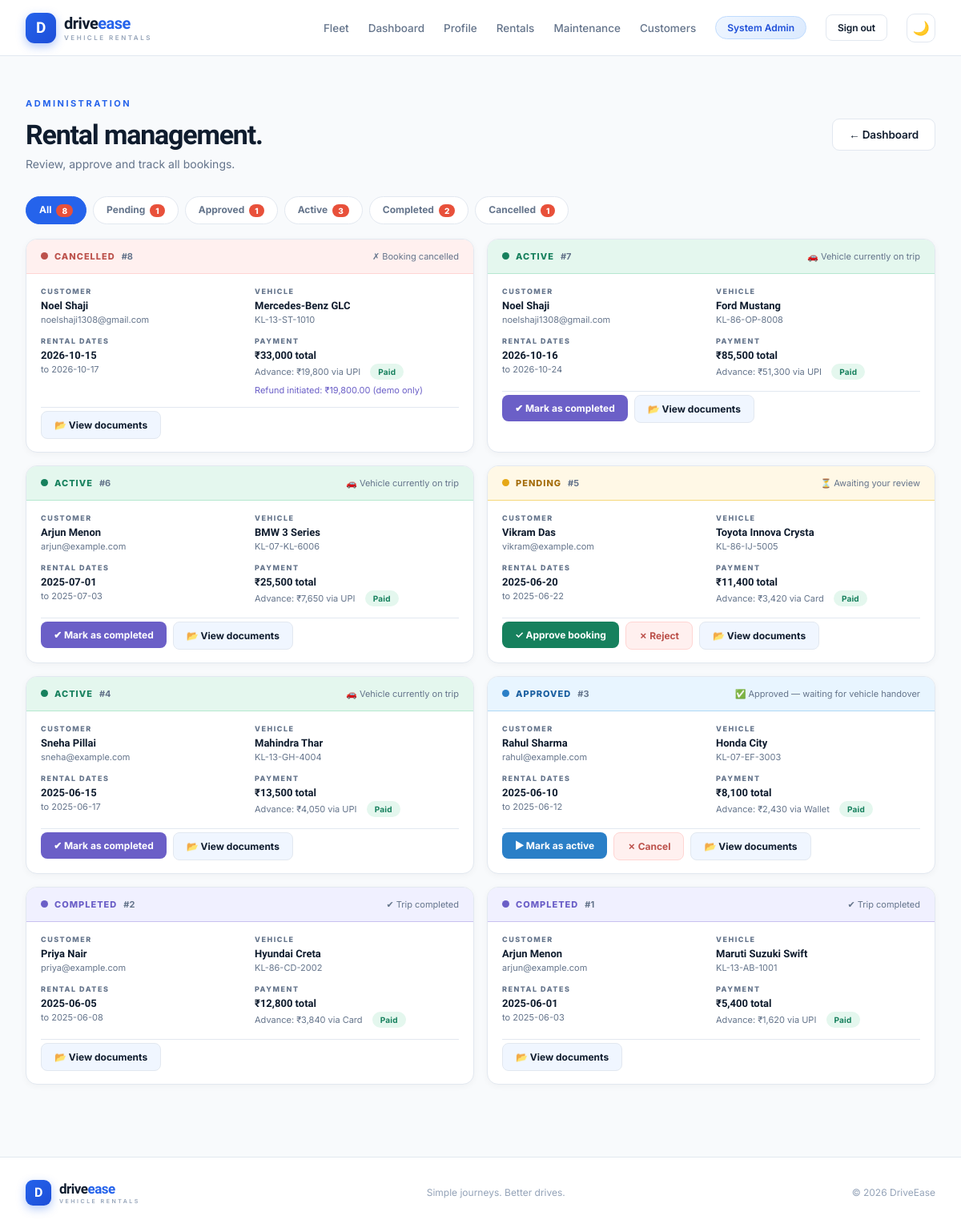
The page /admin/rentals (signed in) on the database its author committed.
### tables this page shows
CREATE TABLE rentals (
            rental_id INTEGER PRIMARY KEY AUTOINCREMENT,
            user_id INTEGER NOT NULL,
            veh_id INTEGER NOT NULL,
            start_date TEXT NOT NULL,
            end_date TEXT NOT NULL,
            total_amount REAL NOT NULL CHECK(total_amount > 0),
            advance_paid REAL NOT NULL DEFAULT 0,
            payment_method TEXT DEFAULT '',
            payment_status TEXT NOT NULL DEFAULT 'pending' CHECK(payment_status IN ('pending','paid','refunded')),
            status TEXT NOT NULL DEFAULT 'pending' CHECK(status IN ('pending','approved','active','completed','cancelled')),
            created_at TEXT DEFAULT CURRENT_TIMESTAMP, refund_status TEXT NOT NULL DEFAULT 'none' CHECK(refund_status IN ('none','initiated')),
            FOREIGN KEY(user_id) REFERENCES users(user_id),
            FOREIGN KEY(veh_id) REFERENCES vehicles(veh_id)
        );

CREATE TABLE users (
            user_id INTEGER PRIMARY KEY AUTOINCREMENT,
            full_name TEXT NOT NULL,
            email TEXT UNIQUE NOT NULL,
            password_hash TEXT NOT NULL,
            role TEXT NOT NULL CHECK(role IN ('admin','customer')),
            phone TEXT DEFAULT '',
            created_at TEXT DEFAULT CURRENT_TIMESTAMP
        );

CREATE TABLE vehicles (
            veh_id INTEGER PRIMARY KEY AUTOINCREMENT,
            reg_number TEXT UNIQUE NOT NULL,
            brand TEXT NOT NULL,
            model TEXT NOT NULL,
            category TEXT NOT NULL,
            rental_price REAL NOT NULL CHECK(rental_price > 0),
            fuel_type TEXT DEFAULT 'Petrol',
            transmission TEXT NOT NULL DEFAULT 'Manual' CHECK(transmission IN ('Manual','Automatic')),
            seats INTEGER DEFAULT 5 CHECK(seats > 0),
            avail_status TEXT NOT NULL DEFAULT 'available' CHECK(avail_status IN ('available','rented','maintenance')),
            image_url TEXT DEFAULT '',
            description TEXT DEFAULT ''
        );

### app.py (the view)
@app.route('/admin/rentals')
@login_required('admin')
def rentals_admin():
    with connect() as con:
        rows = con.execute('''SELECT r.*,u.full_name,u.email,v.brand,v.model,v.reg_number FROM rentals r JOIN users u ON r.user_id=u.user_id JOIN vehicles v ON r.veh_id=v.veh_id ORDER BY r.rental_id DESC''').fetchall()
    return render_template('rentals_admin.html', rentals=rows)

### app.py (called while the page is built)
def connect():
    con = sqlite3.connect(DB)
    con.row_factory = sqlite3.Row
    con.execute('PRAGMA foreign_keys = ON')
    return con

def login_required(role=None):
    def decorator(fn):
        @wraps(fn)
        def wrapped(*args, **kwargs):
            if not session.get('user_id'):
                return redirect(url_for('login'))
            if role and session.get('role') != role:
                flash('You do not have permission to access that page.', 'error')
                return redirect(url_for('dashboard'))
            return fn(*args, **kwargs)
        return wrapped
    return decorator

@app.context_processor
def inject_globals():
    return {'current_year': date.today().year, 'theme': session.get('theme', 'light')}

### templates/rentals_admin.html (shortened to what this page needs)
{% extends 'base.html' %}
{% block content %}
<section class="page-wrap">
  <div class="page-heading">
    <div>
      <div class="eyebrow">ADMINISTRATION</div>
      <h1>Rental management.</h1>
      <p>Review, approve and track all bookings.</p>
    </div>
    <a class="btn btn-outline" href="{{ url_for('dashboard') }}">← Dashboard</a>
  </div>
  <div class="filter-tabs">
    {% set counts = {'all': rentals|length, 'pending': rentals|selectattr('status','equalto','pending')|list|length, 'approved': rentals|selectattr('status','equalto','approved')|list|length, 'active': rentals|selectattr('status','equalto','active')|list|length, 'completed': rentals|selectattr('status','equalto','completed')|list|length, 'cancelled': rentals|selectattr('status','equalto','cancelled')|list|length} %}
    {% for label, key in [('All','all'),('Pending','pending'),('Approved','approved'),('Active','active'),('Completed','completed'),('Cancelled','cancelled')] %}
    <button class="filter-tab {% if loop.first %}active{% endif %}" data-filter="{{ key }}">
      {{ label }}{% if counts[key] > 0 %}<span class="badge-count">{{ counts[key] }}</span>{% endif %}
    </button>
    {% endfor %}
  </div>
  <div class="rental-cards" id="rentalCards">
    {% for r in rentals %}
    <div class="rental-card" data-status="{{ r.status }}">
      <div class="rc-header rc-header-{{ r.status }}">
        <div class="rc-status-row">
          <span class="rc-status-dot"></span>
          <span class="rc-status-label">{{ r.status | upper }}</span>
          <span class="rc-id">#{{ r.rental_id }}</span>
        </div>
        {% if r.status == 'pending' %}
        <small class="rc-hint">⏳ Awaiting your review</small>
        {% elif r.status == 'approved' %}
        <small class="rc-hint">✅ Approved — waiting for vehicle handover</small>
        {% elif r.status == 'active' %}
        <small class="rc-hint">🚗 Vehicle currently on trip</small>
        {% elif r.status == 'completed' %}
        <small class="rc-hint">✔ Trip completed</small>
        {% elif r.status == 'cancelled' %}
        <small class="rc-hint">✗ Booking cancelled</small>
        {% endif %}
      </div>
      <div class="rc-body">
        <div class="rc-two-col">
          <div class="rc-section">
            <div class="rc-section-label">CUSTOMER</div>
            <b>{{ r.full_name }}</b>
            <small>{{ r.email }}</small>
          </div>
          <div class="rc-section">
            <div class="rc-section-label">VEHICLE</div>
            <b>{{ r.brand }} {{ r.model }}</b>
            <small>{{ r.reg_number }}</small>
          </div>
        </div>
        <div class="rc-two-col">
          <div class="rc-section">
            <div class="rc-section-label">RENTAL DATES</div>
            <b>{{ r.start_date }}</b>
            <small>to {{ r.end_date }}</small>
          </div>
          <div class="rc-section">
            <div class="rc-section-label">PAYMENT</div>
            <b>₹{{ '{:,.0f}'.format(r.total_amount) }} total</b>
            <small>
              Advance: ₹{{ '{:,.0f}'.format(r.advance_paid) }} via {{ r.payment_method or '—' }}
              &nbsp;<span class="pill pay-{{ r.payment_status }}">{{ r.payment_status }}</span>
              {% if r.refund_status == 'initiated' %}
                <br><span class="refund-note">Refund initiated: ₹{{ '{:,.2f}'.format(r.advance_paid) }} (demo only)</span>
              {% endif %}
            </small>
          </div>
        </div>
        <div class="rc-actions">
          {% if r.status == 'pending' %}
            <form method="post" action="{{ url_for('rental_quick', rental_id=r.rental_id, action='approve') }}">
              <button class="rc-btn rc-btn-approve" type="submit">✓ Approve booking</button>
            </form>
            <form method="post" action="{{ url_for('rental_quick', rental_id=r.rental_id, action='reject') }}" onsubmit="return confirm('Reject this booking?')">
              <button class="rc-btn rc-btn-reject" type="submit">✗ Reject</button>
            </form>
          {% elif r.status == 'approved' %}
            <form method="post" action="{{ url_for('rental_quick', rental_id=r.rental_id, action='activate') }}">
              <button class="rc-btn rc-btn-activate" type="submit">▶ Mark as active</button>
            </form>
            <form method="post" action="{{ url_for('rental_quick', rental_id=r.rental_id, action='reject') }}" onsubmit="return confirm('Cancel this booking?')">
              <button class="rc-btn rc-btn-reject" type="submit">✗ Cancel</button>
            </form>
          {% elif r.status == 'active' %}
            <form method="post" action="{{ url_for('rental_quick', rental_id=r.rental_id, action='complete') }}">
              <button class="rc-btn rc-btn-complete" type="submit">✔ Mark as completed</button>
            </form>
          {% endif %}
          <a class="rc-btn rc-btn-docs" href="{{ url_for('rental_documents', rental_id=r.rental_id) }}">📂 View documents</a>
        </div>
      </div>
    </div>
    {% else %}
    <div class="empty" style="padding:40px;text-align:center">No rental requests found.</div>
    {% endfor %}
  </div>
</section>
{% endblock %}

### static/style.css (style rules this page uses)
:root { --ink:#0f1c2e;--muted:#64748b;--line:#e2e8f0;--blue:#2563eb;--blue-dark:#1d4ed8;--pale:#f0f6ff;--green:#059669;--shadow:0 4px 6px -1px rgba(0,0,0,.07),0 2px 4px -2px rgba(0,0,0,.05);--shadow-lg:0 20px 40px rgba(15,28,46,.10);--bg:#f8fafc;--card-bg:#ffffff;--nav-bg:#ffffff;--input-bg:#ffffff;--table-head:#f8fafc;--footer-border:#e2e8f0;--radius:12px;--radius-lg:18px }
* { box-sizing:border-box }
body { margin:0;background:var(--bg);color:var(--ink);font-family:'Inter',sans-serif;font-size:14px;transition:background .25s,color .25s;-webkit-font-smoothing:antialiased }
h1,h2,h3,b,strong,.brand { font-family:'Sora',sans-serif }
h1,h2,h3,p { margin-top:0 }
a { color:inherit;text-decoration:none }
button,input,select,textarea { font:inherit }
.btn { display:inline-flex;align-items:center;justify-content:center;gap:8px;padding:11px 20px;border-radius:9px;font-weight:600;font-size:13.5px;border:1px solid transparent;cursor:pointer;transition:all .18s;white-space:nowrap;letter-spacing:-.1px }
.btn-outline { background:var(--card-bg);border-color:var(--line);color:var(--ink) }
.eyebrow { font-size:11px;letter-spacing:2.5px;font-weight:700;color:var(--blue);margin-bottom:16px;font-family:'Inter' }
.section-heading,.page-heading,.panel-heading { display:flex;align-items:center;justify-content:space-between;gap:20px }
.section-heading p,.panel-heading p,.page-heading p { color:var(--muted);margin:0 }
.page-wrap { max-width:1280px;margin:auto;padding:52px 32px 90px;min-height:65vh }
.page-heading { margin-bottom:32px }
.page-heading h1 { font-size:34px;letter-spacing:-1.2px;margin-bottom:8px;font-weight:800 }
.page-heading .eyebrow { margin-bottom:12px }
.pill { display:inline-block;padding:4px 10px;border-radius:20px;text-transform:capitalize;font-size:10px;font-weight:700;background:#f1f5f9;color:#64748b;letter-spacing:.2px }

### rows shown on the page
rentals: status "CANCELLED", rental_id "8", shows "✗ Booking cancelled", full_name "Noel Shaji", email "noelshaji1308@gmail.com", brand "Mercedes-Benz", model "GLC", reg_number "KL-13-ST-1010", start_date "2026-10-15", end_date "2026-10-17", total_amount "33,000", advance_paid "19,800", payment_method "UPI", payment_status "Paid", advance_paid "19,800.00"
rentals: status "ACTIVE", rental_id "7", shows "🚗 Vehicle currently on trip", full_name "Noel Shaji", email "noelshaji1308@gmail.com", brand "Ford", model "Mustang", reg_number "KL-86-OP-8008", start_date "2026-10-16", end_date "2026-10-24", total_amount "85,500", advance_paid "51,300", payment_method "UPI", payment_status "Paid"
rentals: status "ACTIVE", rental_id "6", shows "🚗 Vehicle currently on trip", full_name "Arjun Menon", email "arjun@example.com", brand "BMW", model "3 Series", reg_number "KL-07-KL-6006", start_date "2025-07-01", end_date "2025-07-03", total_amount "25,500", advance_paid "7,650", payment_method "UPI", payment_status "Paid"
rentals: status "PENDING", rental_id "5", shows "⏳ Awaiting your review", full_name "Vikram Das", email "vikram@example.com", brand "Toyota", model "Innova Crysta", reg_number "KL-86-IJ-5005", start_date "2025-06-20", end_date "2025-06-22", total_amount "11,400", advance_paid "3,420", payment_method "Card", payment_status "Paid"
rentals: status "ACTIVE", rental_id "4", shows "🚗 Vehicle currently on trip", full_name "Sneha Pillai", email "sneha@example.com", brand "Mahindra", model "Thar", reg_number "KL-13-GH-4004", start_date "2025-06-15", end_date "2025-06-17", total_amount "13,500", advance_paid "4,050", payment_method "UPI", payment_status "Paid"
rentals: status "APPROVED", rental_id "3", shows "✅ Approved — waiting for vehicle handover", full_name "Rahul Sharma", email "rahul@example.com", brand "Honda", model "City", reg_number "KL-07-EF-3003", start_date "2025-06-10", end_date "2025-06-12", total_amount "8,100", advance_paid "2,430", payment_method "Wallet", payment_status "Paid"
rentals: status "COMPLETED", rental_id "2", shows "✔ Trip completed", full_name "Priya Nair", email "priya@example.com", brand "Hyundai", model "Creta", reg_number "KL-86-CD-2002", start_date "2025-06-05", end_date "2025-06-08", total_amount "12,800", advance_paid "3,840", payment_method "Card", payment_status "Paid"
rentals: status "COMPLETED", rental_id "1", shows "✔ Trip completed", full_name "Arjun Menon", email "arjun@example.com", brand "Maruti Suzuki", model "Swift", reg_number "KL-13-AB-1001", start_date "2025-06-01", end_date "2025-06-03", total_amount "5,400", advance_paid "1,620", payment_method "UPI", payment_status "Paid"

### other values the page prints
{{ session.get('name','User') }} "System Admin"
{{ label }} "All" "Pending" "Approved" "Active" "Completed" "Cancelled"
{{ counts[key] }} "8" "1" "1" "3" "2" "1"
